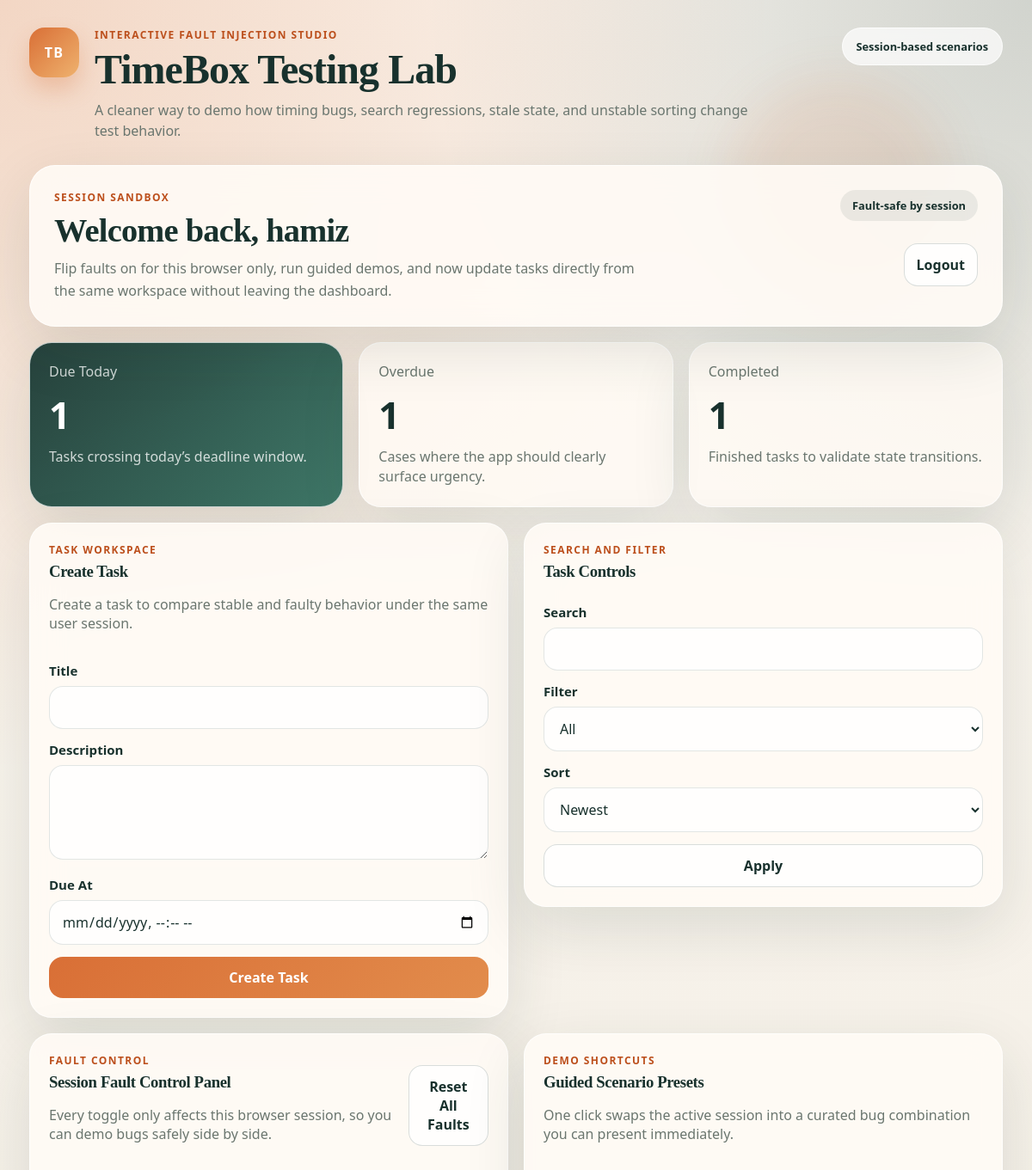
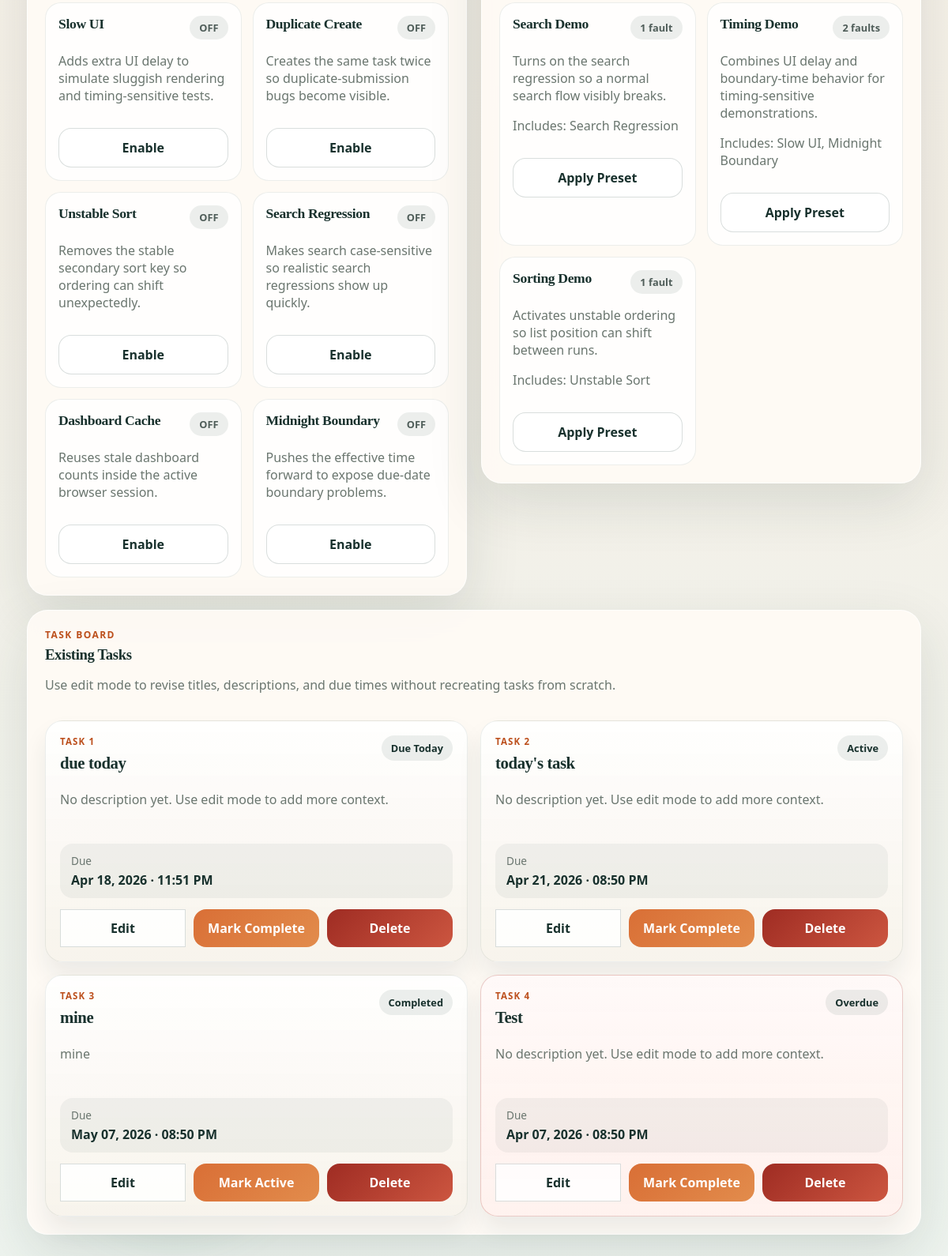
The page / (signed in) on the database its author committed (2 pictures, top to bottom).
### tables this page shows
CREATE TABLE users (
                id INTEGER PRIMARY KEY AUTOINCREMENT,
                username TEXT UNIQUE NOT NULL,
                password TEXT NOT NULL
            );

CREATE TABLE tasks (
                id INTEGER PRIMARY KEY AUTOINCREMENT,
                user_id INTEGER NOT NULL,
                title TEXT NOT NULL,
                description TEXT DEFAULT '',
                due_at TEXT NOT NULL,
                completed INTEGER DEFAULT 0,
                created_at TEXT NOT NULL,
                FOREIGN KEY(user_id) REFERENCES users(id)
            );

### app/main.py (the view)
@app.get('/', response_class=HTMLResponse)
def home(request: Request):
    user = current_user(request)
    if not user:
        return RedirectResponse('/login', status_code=302)
    profile = get_fault_profile(request)
    maybe_delay(profile)
    search = request.query_params.get('search', '')
    filter_by = request.query_params.get('filter', 'all')
    sort_by = request.query_params.get('sort', 'created_desc')
    edit_task = None
    edit_task_id = request.query_params.get('edit_task_id', '').strip()
    if edit_task_id.isdigit():
        edit_task = get_task_for_user(user['id'], int(edit_task_id), request)
    tasks = fetch_tasks(
        user['id'],
        request,
        search=search,
        filter_by=filter_by,
        sort_by=sort_by,
    )
    return templates.TemplateResponse(
        request,
        'dashboard.html',
        {
            'request': request,
            'user': user,
            'tasks': tasks,
            'counts': dashboard_counts(user['id'], request),
            'faults': profile_dict(profile),
            'fault_cards': fault_cards(profile),
            'preset_cards': preset_cards(),
            'active_faults': active_fault_names(profile),
            'search': search,
            'filter_by': filter_by,
            'sort_by': sort_by,
            'editor_task': edit_task,
        },
    )

### app/templates/dashboard.html (shortened to what this page needs)
{% extends 'base.html' %}
{% block content %}
<section class="hero-panel">
  <div>
    <p class="eyebrow">Session sandbox</p>
    <h2>Welcome back, <span data-testid="welcome">{{ user.username }}</span></h2>
    <p class="hero-copy">Flip faults on for this browser only, run guided demos, and now update tasks directly from the same workspace without leaving the dashboard.</p>
  </div>
  <div class="hero-actions">
    <div class="mini-chip">Fault-safe by session</div>
    <form method="post" action="/logout">
      <button type="submit" class="secondary-button" data-testid="logout-button">Logout</button>
    </form>
  </div>
</section>
<section class="stats-strip">
  <article class="stat-card stat-highlight">
    <span>Due Today</span>
    <strong data-testid="count-due-today">{{ counts.due_today }}</strong>
    <p>Tasks crossing today’s deadline window.</p>
  </article>
  <article class="stat-card">
    <span>Overdue</span>
    <strong data-testid="count-overdue">{{ counts.overdue }}</strong>
    <p>Cases where the app should clearly surface urgency.</p>
  </article>
  <article class="stat-card">
    <span>Completed</span>
    <strong data-testid="count-completed">{{ counts.completed }}</strong>
    <p>Finished tasks to validate state transitions.</p>
  </article>
</section>
<div class="grid two top-aligned">
  <section class="card">
    <div class="card-head">
      <div>
        <p class="eyebrow">Task workspace</p>
        <h3 id="task-editor">{{ 'Edit Task' if editor_task else 'Create Task' }}</h3>
        <p class="hint">{{ 'Update the selected task and save your changes.' if editor_task else 'Create a task to compare stable and faulty behavior under the same user session.' }}</p>
      </div>
    </div>
    <form method="post" action="{{ '/tasks/' ~ editor_task.id ~ '/edit' if editor_task else '/tasks' }}">
      <label>Title</label>
      <input
        name="title"
        required
        value="{{ editor_task.title if editor_task else '' }}"
        data-testid="task-title"
      />
      <label>Description</label>
      <textarea name="description" data-testid="task-description">{{ editor_task.description if editor_task else '' }}</textarea>
      <label>Due At</label>
      <input
        type="datetime-local"
        name="due_at"
        required
        value="{{ editor_task.due_input if editor_task else '' }}"
        data-testid="task-due-at"
      />
      <button type="submit" data-testid="create-task-submit">{{ 'Save Changes' if editor_task else 'Create Task' }}</button>
    </form>
  </section>
  <section class="card">
    <div class="card-head">
      <div>
        <p class="eyebrow">Search and filter</p>
        <h3>Task Controls</h3>
      </div>
    </div>
    <form method="get" action="/">
      <label>Search</label>
      <input name="search" value="{{ search }}" data-testid="search-input" />
      <label>Filter</label>
      <select name="filter" data-testid="filter-select">
        <option value="all" {% if filter_by == 'all' %}selected{% endif %}>All</option>
      </select>
      <label>Sort</label>
      <select name="sort" data-testid="sort-select">
        <option value="created_desc" {% if sort_by == 'created_desc' %}selected{% endif %}>Newest</option>
      </select>
      <button type="submit" class="secondary-button" data-testid="apply-controls">Apply</button>
    </form>
  </section>
</div>
<div class="grid two top-aligned">
  <section class="card">
    <div class="card-head">
      <div>
        <p class="eyebrow">Fault control</p>
        <h3>Session Fault Control Panel</h3>
        <p class="hint">Every toggle only affects this browser session, so you can demo bugs safely side by side.</p>
      </div>
      <form method="post" action="/faults/reset">
        <button type="submit" class="secondary-button" data-testid="fault-reset">Reset All Faults</button>
      </form>
    </div>
    <div class="fault-grid" data-testid="fault-profile-list">
      {% for fault in fault_cards %}
      <article class="fault-card" data-testid="fault-card-{{ fault.name }}">
        <div class="fault-card-head">
          <h3>{{ fault.label }}</h3>
          <span class="fault-pill {{ 'enabled' if fault.enabled else 'disabled' }}">
            {{ 'ON' if fault.enabled else 'OFF' }}
          </span>
        </div>
        <p class="hint">{{ fault.description }}</p>
        <form method="post" action="/faults/{{ fault.name }}/toggle">
          <button
            type="submit"
            class="{{ 'danger-button' if fault.enabled else 'secondary-button' }}"
            data-testid="fault-toggle-{{ fault.name }}"
          >
            {{ 'Disable' if fault.enabled else 'Enable' }}
          </button>
        </form>
      </article>
      {% endfor %}
    </div>
  </section>
  <section class="card">
    <div class="card-head">
      <div>
        <p class="eyebrow">Demo shortcuts</p>
        <h3>Guided Scenario Presets</h3>
        <p class="hint">One click swaps the active session into a curated bug combination you can present immediately.</p>
      </div>
    </div>
    <div class="fault-grid" data-testid="fault-preset-list">
      {% for preset in preset_cards %}
      <article class="fault-card" data-testid="fault-preset-{{ preset.name }}">
        <div class="fault-card-head">
          <h3>{{ preset.label }}</h3>
          <span class="fault-pill disabled">{{ preset.fault_labels|length }} fault{{ '' if preset.fault_labels|length == 1 else 's' }}</span>
        </div>
        <p class="hint">{{ preset.description }}</p>
        <p class="hint">Includes: {{ preset.fault_labels|join(', ') }}</p>
        <form method="post" action="/fault-presets/{{ preset.name }}">
          <button type="submit" class="secondary-button" data-testid="preset-apply-{{ preset.name }}">Apply Preset</button>
        </form>
      </article>
      {% endfor %}
    </div>
  </section>
</div>
<section class="card">
  <div class="card-head">
    <div>
      <p class="eyebrow">Task board</p>
      <h3>Existing Tasks</h3>
      <p class="hint">Use edit mode to revise titles, descriptions, and due times without recreating tasks from scratch.</p>
    </div>
  </div>
  <div class="task-board" data-testid="tasks-table">
    {% for task in tasks %}
    <article class="task-card {{ 'task-card-overdue' if task.is_overdue else '' }}" data-testid="task-row">
      <div class="task-card-top">
        <div>
          <p class="task-kicker">Task {{ loop.index }}</p>
          <h4 class="task-title">{{ task.title }}</h4>
        </div>
        <span class="badge">{{ task.status }}</span>
      </div>
      <p class="task-description">{{ task.description or 'No description yet. Use edit mode to add more context.' }}</p>
      <div class="task-meta">
        <span>Due</span>
        <strong>{{ task.due_display }}</strong>
      </div>
      <div class="task-actions">
        <a href="/?edit_task_id={{ task.id }}#task-editor" class="secondary-button action-link" data-testid="edit-task-{{ task.id }}">Edit</a>
        <form method="post" action="/tasks/{{ task.id }}/toggle">
          <button type="submit" data-testid="toggle-task-{{ task.id }}">{% if task.completed %}Mark Active{% else %}Mark Complete{% endif %}</button>
        </form>
        <form method="post" action="/tasks/{{ task.id }}/delete">
          <button type="submit" class="danger-button" data-testid="delete-task-{{ task.id }}">Delete</button>
        </form>
      </div>
    </article>
    {% else %}
    <div class="empty-state">
      <h4>No tasks yet</h4>
      <p>Create one in the task workspace and then use the fault controls to study how behavior changes.</p>
    </div>
    {% endfor %}
  </div>
</section>
{% endblock %}

### app/templates/base.html (shortened to what this page needs)
<!DOCTYPE html>
<html lang="en">
<head>
  <link rel="stylesheet" href="/static/styles.css" />
</head>
<body>
  <div class="page-shell">
    <div class="container">
      <header class="site-header">
        <div class="brand-lockup">
          <div class="brand-mark">TB</div>
          <div>
            <p class="eyebrow">Interactive fault injection studio</p>
            <h1><a href="/">TimeBox Testing Lab</a></h1>
            <p class="subtitle">A cleaner way to demo how timing bugs, search regressions, stale state, and unstable sorting change test behavior.</p>
          </div>
        </div>
        <div class="header-chip">Session-based scenarios</div>
      </header>
      {% block content %}{% endblock %}
    </div>
  </div>
</body>
</html>

### rows shown on the page
users: username "hamiz"
tasks: title "due today", status "Due Today", description "No description yet. Use edit mode to add more context.", due_display "Apr 18, 2026 · 11:51 PM", completed "Mark Complete"
tasks: title "today's task", status "Active", description "No description yet. Use edit mode to add more context.", due_display "Apr 21, 2026 · 08:50 PM", completed "Mark Complete"
tasks: title "mine", status "Completed", description "mine", due_display "May 07, 2026 · 08:50 PM", completed "Mark Active"
tasks: title "Test", status "Overdue", description "No description yet. Use edit mode to add more context.", due_display "Apr 07, 2026 · 08:50 PM", completed "Mark Complete"

### other values the page prints
{{ counts.due_today }} "1"
{{ counts.overdue }} "1"
{{ counts.completed }} "1"
{{ 'Edit Task' if editor_task else 'Create Task' }} "Create Task"
{{ 'Save Changes' if editor_task else 'Create Task' }} "Create Task"
{{ fault.label }} "Slow UI" "Duplicate Create" "Unstable Sort" "Search Regression" "Dashboard Cache" "Midnight Boundary"
{{ 'ON' if fault.enabled else 'OFF' }} "OFF" "OFF" "OFF" "OFF" "OFF" "OFF"
{{ fault.description }} "Adds extra UI delay to simulate sluggish rendering and timing-sensitive tests." "Creates the same task twice so duplicate-submission bugs become visible." "Removes the stable secondary sort key so ordering can shift unexpectedly." "Makes search case-sensitive so realistic search regressions show up quickly." "Reuses stale dashboard counts inside the active browser session." "Pushes the effective time forward to expose due-date boundary problems."
{{ 'Disable' if fault.enabled else 'Enable' }} "Enable" "Enable" "Enable" "Enable" "Enable" "Enable"
{{ preset.label }} "Search Demo" "Timing Demo" "Sorting Demo"
{{ preset.fault_labels|length }} "1" "2" "1"
{{ preset.description }} "Turns on the search regression so a normal search flow visibly breaks." "Combines UI delay and boundary-time behavior for timing-sensitive demonstrations." "Activates unstable ordering so list position can shift between runs."
{{ preset.fault_labels|join(', ') }} "Search Regression" "Slow UI, Midnight Boundary" "Unstable Sort"
{{ '' if preset.fault_labels|length == 1 else 's' }} "s"
